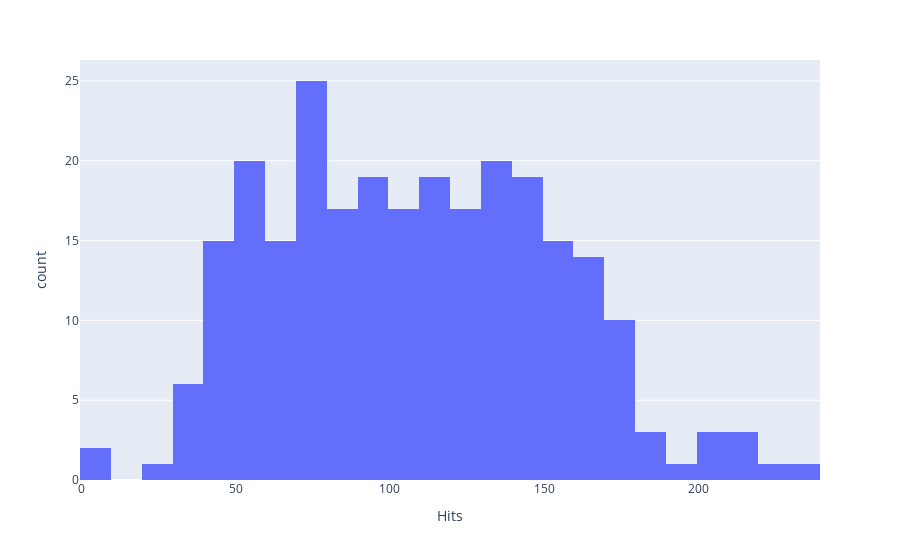

Here is the notebook cell this chart was saved with:
### Markdown cell above
Similarly, make a histogram for `Hits`

### Code cell
px.histogram(dataframe,x="Hits")

#<xml xmlns="https://developers.google.com/blockly/xml"><variables><variable id="YtOOS!JE-+8IZ!JNUh]l">px</variable><variable id="SI@^,P?H2_w62.Ew9{z*">dataframe</variable></variables><block type="varDoMethod" id="BA;^5Vw*oM|6hd_74/:@" x="0" y="0"><mutation items="2"></mutation><field name="VAR" id="YtOOS!JE-+8IZ!JNUh]l">px</field><field name="MEMBER">histogram</field><data>px:histogram</data><value name="ADD0"><block type="variables_get" id="xcKQ|UB~$Lic5K+++,]}"><field name="VAR" id="SI@^,P?H2_w62.Ew9{z*">dataframe</field></block></value><value name="ADD1"><block type="dummyOutputCodeBlock" id="Z6+99ubtI^8E_8qB=7Vu"><field name="CODE">x="Hits"</field></block></value></block></xml>

### Figure 1 — Plotly figure (JSON) as saved in the notebook; plotly's stock layout.template omitted (floating-point values rounded to 4 significant figures; data arrays with more than 128 entries replaced by an {"elided": "..."} marker saying what was removed)
{"data": [{"bingroup": "x", "hovertemplate": "Hits=%{x}<br>count=%{y}<extra></extra>", "legendgroup": "", "marker": {"color": "#636efa", "pattern": {"shape": ""}}, "name": "", "orientation": "v", "showlegend": false, "type": "histogram", "x": {"elided": "263 int values"}, "xaxis": "x", "yaxis": "y"}], "layout": {"barmode": "relative", "legend": {"tracegroupgap": 0}, "margin": {"t": 60}, "xaxis": {"anchor": "y", "domain": [0, 1], "title": {"text": "Hits"}}, "yaxis": {"anchor": "x", "domain": [0, 1], "title": {"text": "count"}}}}
